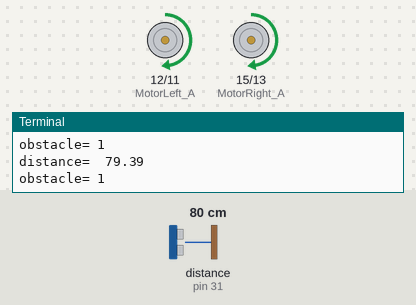
The program below on a simulated Raspberry Pi (header pin numbers). On the bench: motor-driver pin pairs drawn as motors (green arrow = first pin HIGH = forward, orange = second pin HIGH = backward, longer = more drive, scaled by the enable pin), the last lines printed to the terminal. The inputs (shaded band) are chosen by the test bench; at power-on: distance to the obstacle (sensor on pin 31) 80 cm. The echo pulse lasts 58.3 µs per cm; the clock reads 2024-03-15 10:24:30 at power-on unless the program sets it.

Above: at 1.2 s.
1.3 s: distance to the obstacle (sensor on pin 31) set to 27 cm
2.8 s: distance to the obstacle (sensor on pin 31) set to 23 cm
At 4.4 s:
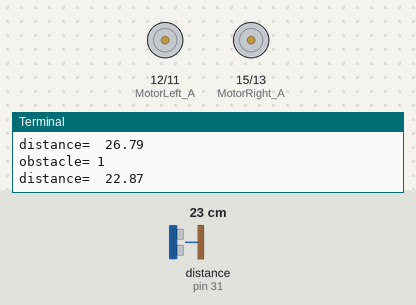
Timing chart, 0 to 5.9 s (numbered marks = the images above; inputs shaded):
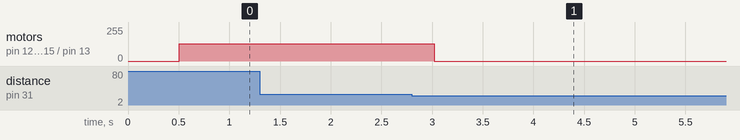

The program:

project3_student2.py
```python
######################################################################

### Date: 2017/10/5

### file name: project3_student.py

### Purpose: this code has been generated for the three-wheeled moving

###         object to perform the project3 with ultra sensor

###         swing turn, and point turn

### this code is used for the student only

######################################################################

import sys

# =======================================================================

# import GPIO library and time module

# =======================================================================

import RPi.GPIO as GPIO

from time import sleep


# =======================================================================

#  set GPIO warnings as false

# =======================================================================

GPIO.setwarnings(False)


# =======================================================================

# import getDistance() method in the ultraModule

# =======================================================================

from ultraModule import getDistance


# =======================================================================

# import TurnModule() method

# =======================================================================

from TurnModule import *


# =======================================================================

# rightPointTurn() and leftPointTurn() in TurnModule module

# =======================================================================

# student assignment (1)

# student assignment (2)


# =======================================================================

# import go_forward_any(), go_backward_any(), stop(), LeftPwm(),

# RightPwm(), pwm_setup(), and pwm_low() methods in the module of go_any

# =======================================================================

from go_any import *


# implement rightmotor(x)  # student assignment (3)

# implement go_forward_any(speed): # student assignment (4)

# implement go_backward_any(speed): # student assignment (5)

# implement go_forward(speed, running_time)  # student assignment (6)

# implement go_backward(speed, running_time)  # student assignment (7)


# =======================================================================

# setup and initilaize the left motor and right motor

# =======================================================================

pwm_setup()


# =======================================================================

#  define your variables and find out each value of variables

#  to perform the project3 with ultra sensor

#  and swing turn

# =======================================================================

dis = 25  # ??

obstacle = 1


# when obstacle=1, the power and

# running time of the first turn

SwingPr = 70  # student assignment (8)

SwingTr = 0.085  # student assignment (9)


try:
    i = 1
    j = 0
    while True:

        # ultra sensor replies the distance back

        distance = getDistance()

        print('distance= ', distance)


        # when the distance is above the dis, moving object forwards

        if (distance > dis):
            if j >= 2:
                go_forward(50,2)
                sys.exit()
            else:
                go_forward_any(50)

                print('obstacle=', obstacle)

# when the distance is below the dis, moving object stops
        else:
            stop()
            sleep(1)
            if i == 1:
            	leftPointTurn(SwingPr,SwingTr)
                j += 1
            else:
                leftSwingTurn(38,0.02)
                j+= 1
            i += 1


# when the Ctrl+C key has been pressed,

# the moving object will be stopped


except KeyboardInterrupt:

    pwm_low()
```

ultraModule.py
```python
######################################################################

### Date: 2017/10/5

### file name: ultra.py

### Purpose: this code has generated for the return

###         the distance between the moving object and obstacle

###         ultra sensor

### this code is used for the student only

######################################################################


import RPi.GPIO as GPIO # import GPIO librery

import time


GPIO.setmode(GPIO.BOARD)


trig=33

echo=31


#ultrasonic sensor setting

GPIO.setup(trig,GPIO.OUT)

GPIO.setup(echo,GPIO.IN)


def getDistance():

    GPIO.output(trig,False)

    time.sleep(0.5)

    GPIO.output(trig,True)

    time.sleep(0.00001)

    GPIO.output(trig,False)

    while GPIO.input(echo)==0:

        pulse_start=time.time()

    while GPIO.input(echo)==1:

        pulse_end=time.time()

    pulse_duration=pulse_end-pulse_start

    distance=pulse_duration*17000

    distance=round(distance,2)

    return distance
```

TurnModule.py
```python
######################################################################
### Date: 2017/10/5
### file name: TurnModule.py
### Purpose: this code has been generated for the three-wheeled moving
###         object to perform swing turn and point turn
### this code is used for the student only
######################################################################

# import GPIO librery
import RPi.GPIO as GPIO
import time

# set up GPIO mode as BOARD
GPIO.setmode(GPIO.BOARD)

# set GPIO warnings as flase
GPIO.setwarnings(False)

# =======================================================================
# REVERSE function to control the direction of motor in reverse
def REVERSE(x):
   if x == True:
      return False
   elif x == False:
      return True
# =======================================================================

# =======================================================================
# Set the motor's true / false value to go forward.
forward0 = True
forward1 = False
# =======================================================================

# =======================================================================
#Set the motor's true / false value to go opposite.
backward0 = REVERSE(forward0)
backward1 = REVERSE(forward1)
# =======================================================================

# =======================================================================
# declare the pins of 12, 11, 35 in the Rapberry Pi
# as the left motor control pins in order to control left motor
# left motor needs three pins to be controlled
# =======================================================================
MotorLeft_A = 12
MotorLeft_B = 11
MotorLeft_PWM = 35

# =======================================================================
# declare the pins of 15, 13, 37 in the Rapberry Pi
# as the right motor control pins in order to control right motor
# right motor needs three pins to be controlled
# =======================================================================
MotorRight_A = 15
MotorRight_B = 13
MotorRight_PWM = 37

# ===========================================================================
# Control the DC motor to make it rotate clockwise, so the car will
# move forward.
# if you have different direction, you need to change HIGH to LOW
# or LOW to HIGH,in MotorLeft_A
# and LOW to HIGH or HIGH to LOW in MotorLeft_B
# if you have different direction, you need to change HIGH to LOW
# or LOW to HIGH in MotorLeft_A
# and LOW to HIGH or HIGH to LOW in MotorLeft_B
# ===========================================================================

def leftmotor(x):
	if x == True:
		GPIO.output(MotorLeft_A, GPIO.HIGH)
		GPIO.output(MotorLeft_B, GPIO.LOW)
	elif x == False:
		GPIO.output(MotorLeft_A, GPIO.LOW)
		GPIO.output(MotorLeft_B, GPIO.HIGH)
	else:
		print ('Config Error')

def rightmotor(x):
	if x == True:
		GPIO.output(MotorRight_A, GPIO.LOW)
		GPIO.output(MotorRight_B, GPIO.HIGH)
	elif x == False:
		GPIO.output(MotorRight_A, GPIO.HIGH)
		GPIO.output(MotorRight_B, GPIO.LOW)

# =======================================================================
# because the connetions between motors (left motor) and Rapberry Pi has been
# established, the GPIO pins of Rapberry Pi
# such as MotorLeft_A, MotorLeft_B, and MotorLeft_PWM
# should be clearly declared whether their roles of pins
# are output pin or input pin
# =======================================================================

GPIO.setup(MotorLeft_A,GPIO.OUT)
GPIO.setup(MotorLeft_B,GPIO.OUT)
GPIO.setup(MotorLeft_PWM,GPIO.OUT)

# =======================================================================
# because the connetions between motors (right motor) and Rapberry Pi has been
# established, the GPIO pins of Rapberry Pi
# such as MotorLeft_A, MotorLeft_B, and MotorLeft_PWM
# should be clearly declared whether their roles of pins
# are output pin or input pin
# =======================================================================

GPIO.setup(MotorRight_A,GPIO.OUT)
GPIO.setup(MotorRight_B,GPIO.OUT)
GPIO.setup(MotorRight_PWM,GPIO.OUT)

# =======================================================================
# create left pwm object to control the speed of left motor
# =======================================================================
LeftPwm=GPIO.PWM(MotorLeft_PWM,100)

# =======================================================================
# create right pwm object to control the speed of right motor
# =======================================================================
RightPwm=GPIO.PWM(MotorRight_PWM,100)

# =======================================================================
# perform right swing turn of 90 degree
# =======================================================================
def rightSwingTurn(speed, running_time):
    # set the left motor to go fowrard
    leftmotor(forward0)
    #leftmotor(forward1)

    # set the left motor pwm to be ready to go forward
    GPIO.output(MotorLeft_PWM,GPIO.HIGH)

    # set the right motor pwm to be ready to stop
    # Turn Off Right PWM
    GPIO.output(MotorRight_PWM,GPIO.LOW)
    # set the speed of the left motor to go fowrard
    LeftPwm.ChangeDutyCycle(speed)
    # set the speed of the right motor to stop
    RightPwm.ChangeDutyCycle(0)
    # set the running time of the left motor to go fowrard
    time.sleep(running_time)

# =======================================================================
# perform left swing turn of 90 degree
# =======================================================================
def leftSwingTurn(speed, running_time):

    # set the left motor pwm to be ready to stop
    # Turn Off Left PWM
    GPIO.output(MotorLeft_PWM,GPIO.LOW)

    # set the right motor to go fowrard
    rightmotor(forward1)

    # set the right motor pwm to be ready to go forward
    GPIO.output(MotorRight_PWM,GPIO.HIGH)

    # set the speed of the left motor to stop
    LeftPwm.ChangeDutyCycle(0)
    # set the speed of the right motor to go fowrard
    RightPwm.ChangeDutyCycle(speed)
    # set the running time of the right motor to go fowrard
    time.sleep(running_time)


# =======================================================================
# perform right point turn of 90 degree  # student assignment (1)
# ======================================================================

def rightPointTurn(speed, running_time):  # student assignment (1)
    leftmotor(forward0)
    rightmotor(forward0)
    GPIO.output(MotorLeft_PWM,GPIO.HIGH)
    GPIO.output(MotorRight_PWM,GPIO.HIGH)
    LeftPwm.ChangeDutyCycle(speed)
    RightPwm.ChangeDutyCycle(speed)
    time.sleep(running_time)

#=======================================================================
# perform left point turn of 90 degree   # student assignment (2)
# ======================================================================

def leftPointTurn(speed, running_time):  # student assignment (2)
    leftmotor(forward1)
    rightmotor(forward1)
    GPIO.output(MotorLeft_PWM,GPIO.HIGH)
    GPIO.output(MotorRight_PWM,GPIO.HIGH)
    LeftPwm.ChangeDutyCycle(speed)
    RightPwm.ChangeDutyCycle(speed)
    time.sleep(running_time)
```

Source omitted: go_any.py (7973 bytes)

Measured:
- the behaviour switches between 26 and 25 cm on distance to the obstacle (sensor on pin 31) (found by bisection; images 0 and 1)
- after the input at 2.8 s, motor on pin 12 (MotorLeft_A) / pin 11 (MotorLeft_B), motor on pin 15 (MotorRight_A) / pin 13 (MotorRight_B): forward 128/255 → stopped after 0.22 s
